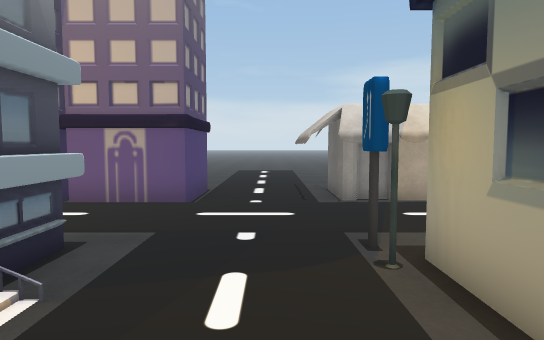
view 1 (above)

24 first-person views from a walk through a 3-D level made in the Unity game engine. The camera is 1.3 m above the floor, tilts 4° down and sees 75° across. The floor is counted in squares, 1 m on a side. Each view is taken from the middle of a square. On the plan, view 1 faces up. The plan holds only what a view shows up to about 15 squares ahead; the rest is blank. The place goes on beyond the plan. Some animated figures are not drawn. Some surface patterns are stand-ins.

view 2
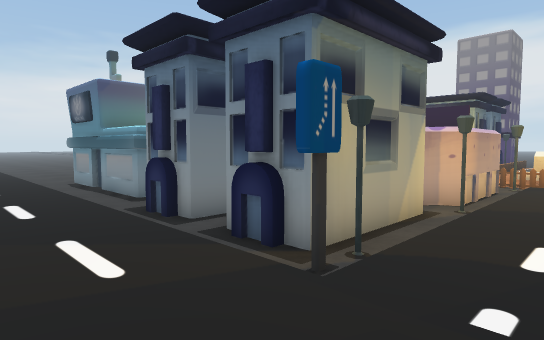

view 3
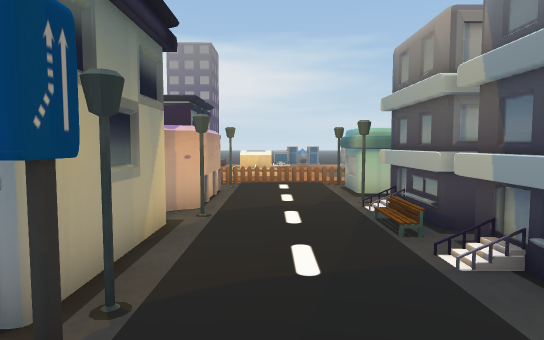

view 4
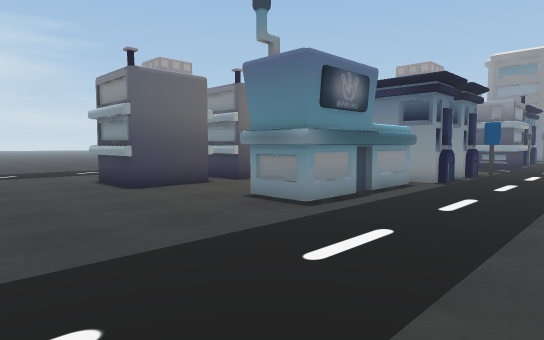

view 5
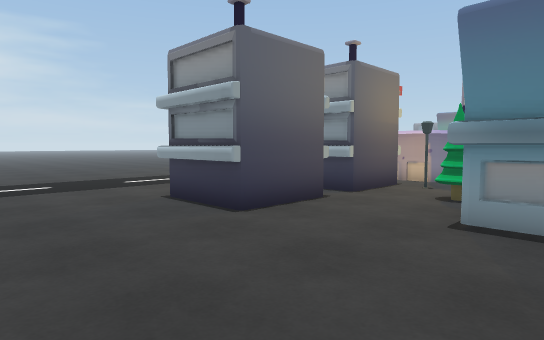

view 6
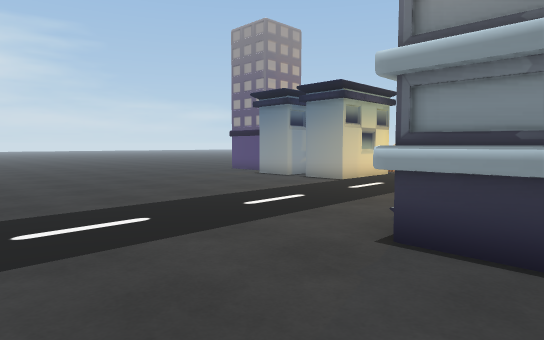

view 7
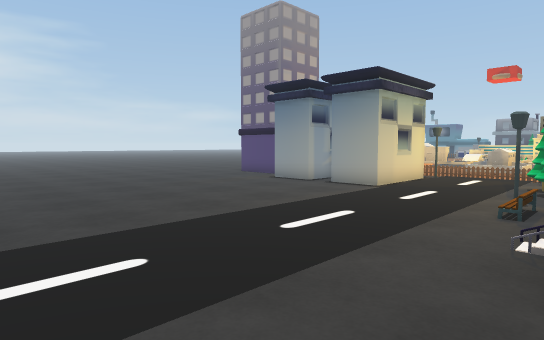

view 8
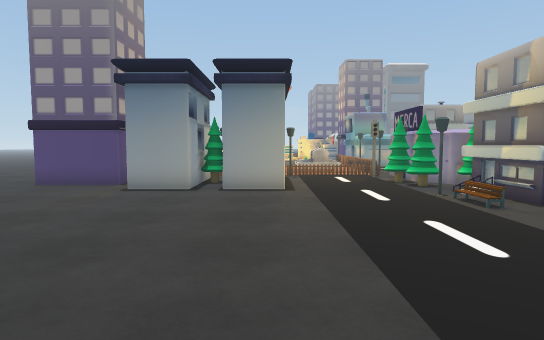

view 9
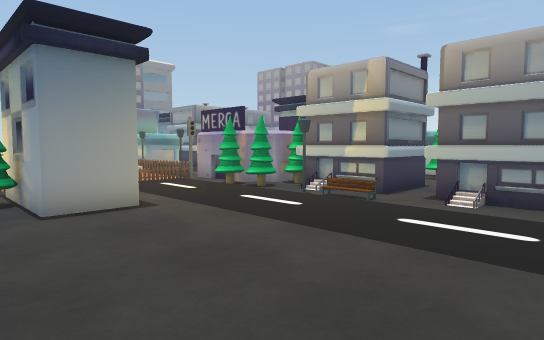

view 10
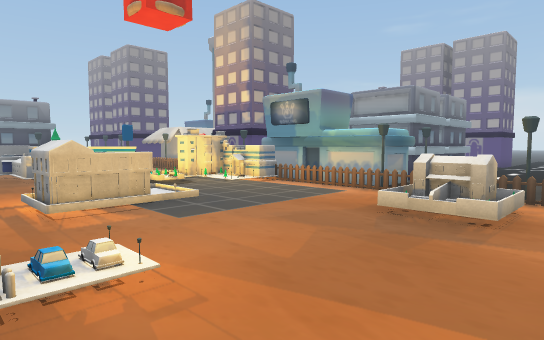

view 11
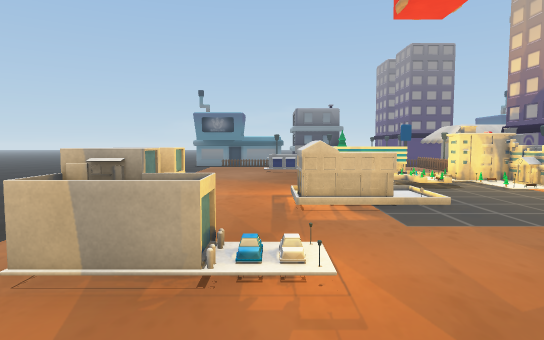

view 12
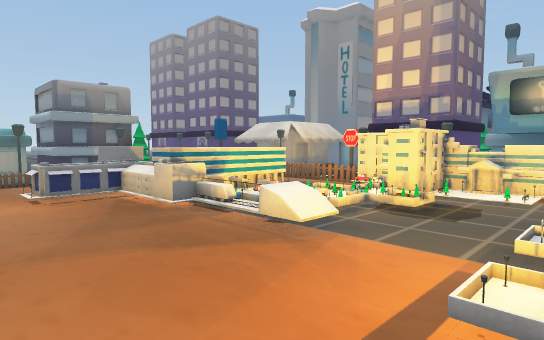

view 13
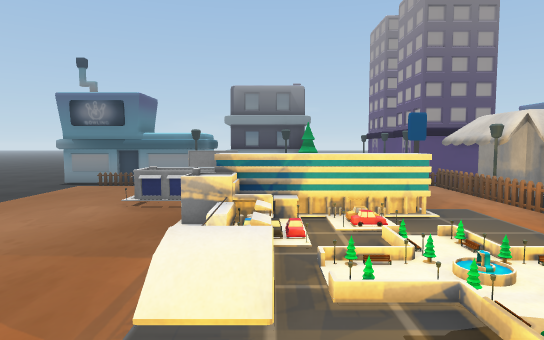

view 14
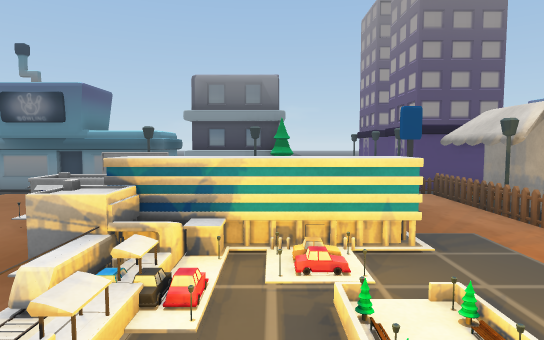

view 15
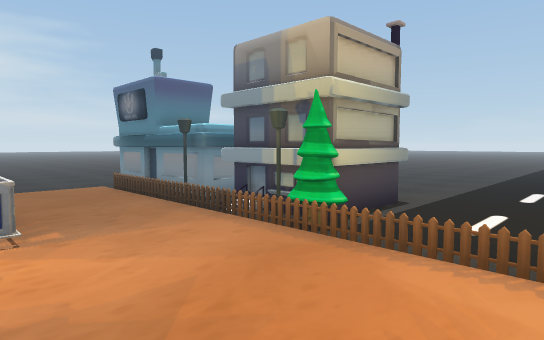

view 16
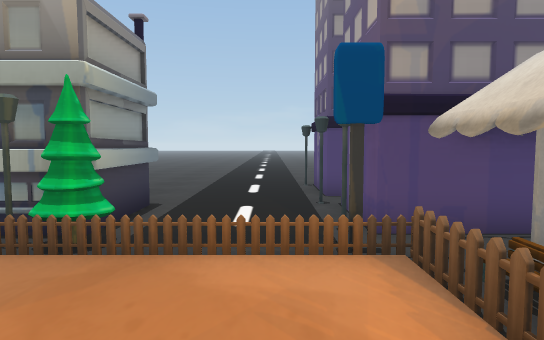

view 17
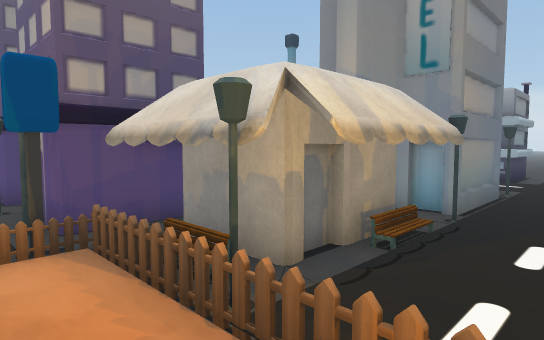

view 18
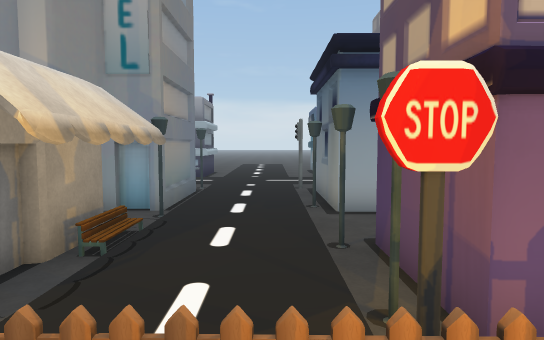

view 19
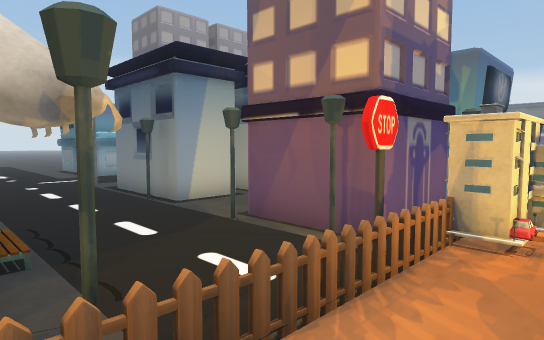

view 20
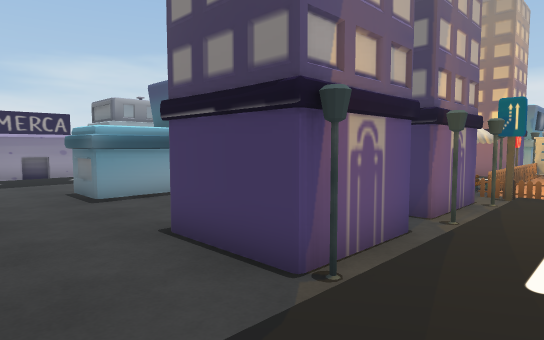

view 21
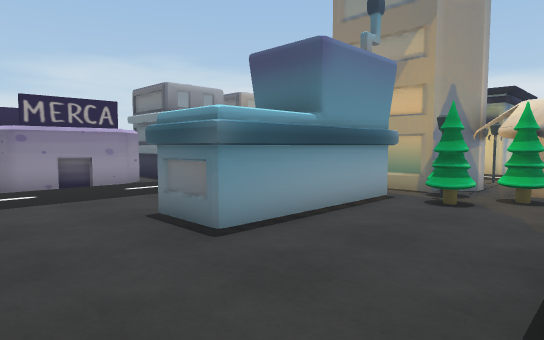

view 22
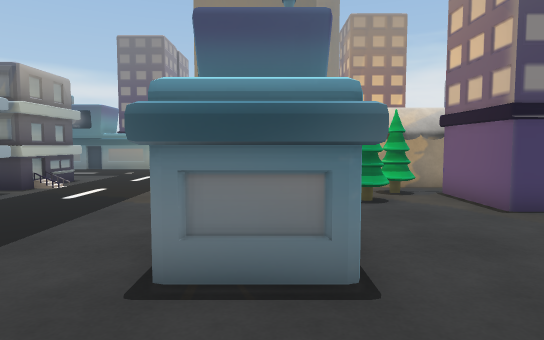

view 23
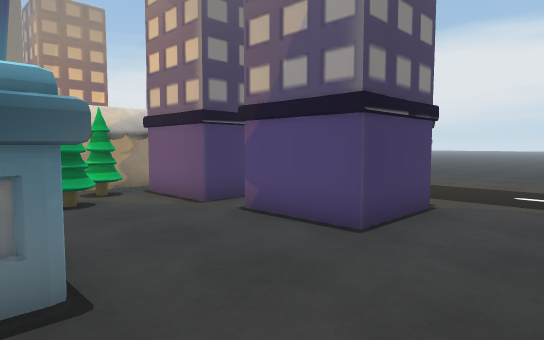

view 24
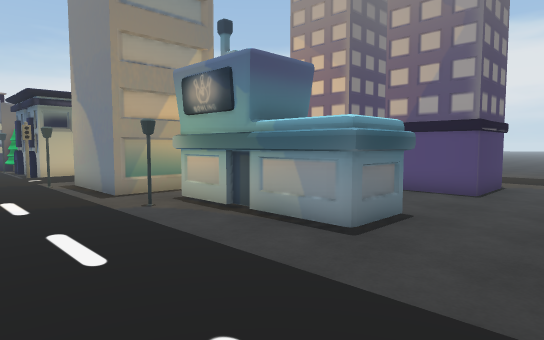

### Floor plan
Key: @ floor where view 1 was taken; # wall or solid block; . main floor; : floor 0.25 m higher than the main floor; + floor 0.75 m higher than the main floor; / step, stairs or slope; O other object.
Columns run from 29 left of view 1 to 19 right of it. Each row starts with its distance up from view 1.
  9   OOOOOOOOOOOO....      ####..OOOO          ..  .
  8 ..................OO    .##O..OOOO   ..........
  7  ..................      .......................
  6  ..................      ........................
  5 ..............#..#O  O  OOO...#..................
  4 ..........####....#O O    #...##OOO#OOOOOOO......
  3  ..OOOOOO.#  #....#       #/...#    O  O OO.....
  2 ...O OO O.#  #....###     O....#    O OO  O.....
  1 ...OOOOOO.####...####     O/...#      .O.........
  0 ........O#O##O#.....O     #..@.O   O #...........
 -1 .........OOO OO.... O     #....O   O####.O##....
 -2 ..........OO OO..####   OOO#...O   O   #O  #O....
 -3 ...###O###OO OO...###OO O OO...O   OO  #O  #O...
 -4 ...# #O### OOOO..####O OO  O...O   OOO##OO##O...
 -5 ...###OO##OOOOOOOOOO OOOOOO#...OOOOOO............
 -6 ...#...#...#......OOOOOO....OO.O/#OO..#..........
 -7 .........../.......:OOO......O:./...............
 -8 .........../....//..OO.......O/. ...............
 -9 ..........O/.... /.:::.......//.//..............
-10 .......#OOOO.... .../.........../####...........
-11 ...... #  O/...  ////..../....../O###...........
-12 ...... ###O/..O /O///.../O....../#OO............
-13   .... OOOO/..O/......./OO...... O###...........
-14   ....   OO/..O+............ /. /  ##..........
-15   ...     O/................OO. /O #...........
-16         OOO/........... . OOOO.  O #...........
-17           O/.....           ..     #...........

Where each view was taken, in squares from view 1:
view 1: 0 up, 0 right, facing up
view 2: 8 up, 1 left, facing down-right
view 3: 7 up, 0 right, facing down
view 4: 9 up, 19 right, facing down-left
view 5: 4 up, 19 right, facing down-left
view 6: 2 down, 19 right, facing down-left
view 7: 4 down, 18 right, facing down-left
view 8: 10 down, 18 right, facing left
view 9: 13 down, 15 right, facing up-left
view 10: 15 down, 3 right, facing up-left
view 11: 14 down, 3 right, facing left
view 12: 16 down, 5 left, facing up-left
view 13: 11 down, 6 left, facing left
view 14: 10 down, 8 left, facing left
view 15: 6 down, 14 left, facing down-left
view 16: 7 down, 14 left, facing left
view 17: 7 down, 13 left, facing up-left
view 18: 7 down, 13 left, facing up
view 19: 7 down, 16 left, facing up-right
view 20: 8 down, 29 left, facing up-right
view 21: 3 down, 29 left, facing up-right
view 22: 2 up, 29 left, facing right
view 23: 2 up, 29 left, facing down-right
view 24: 8 up, 29 left, facing down-right
